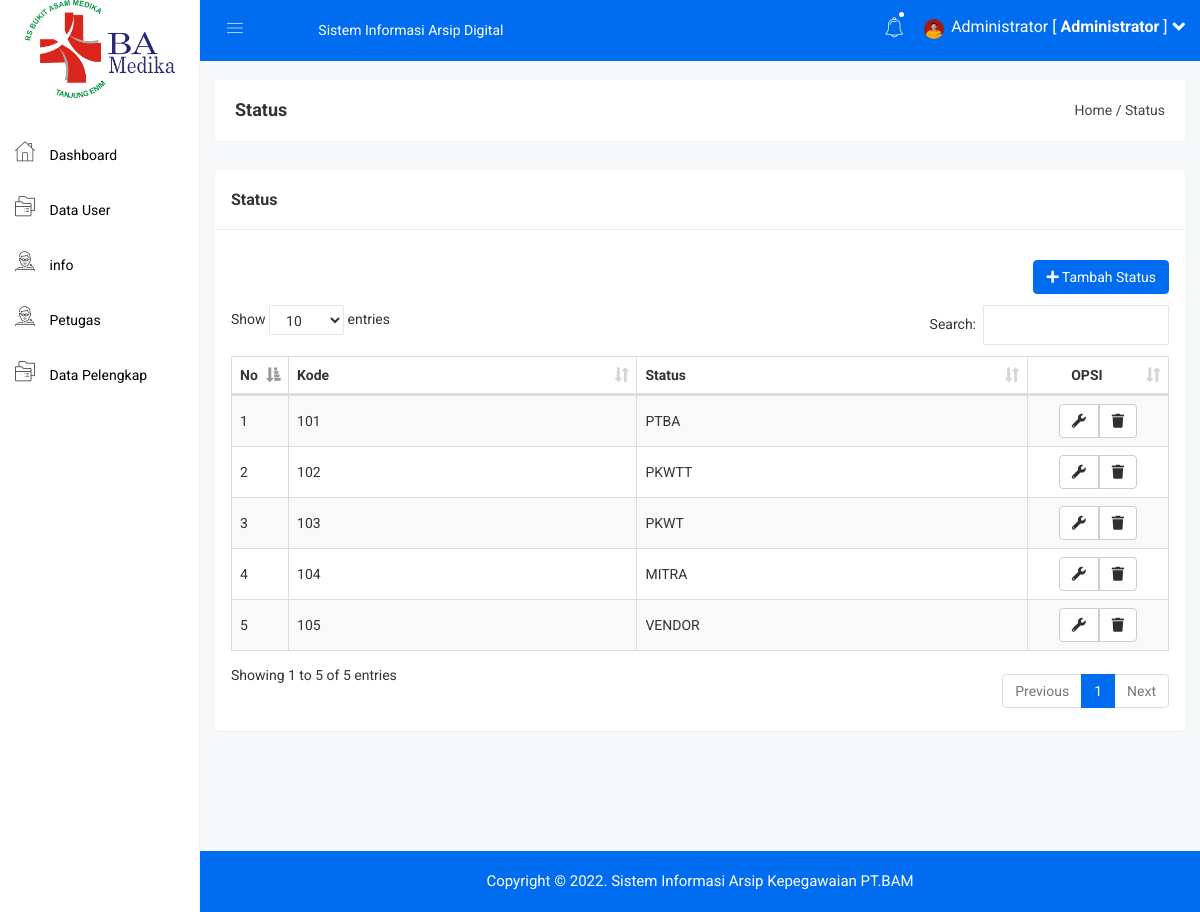
/admin/status.php (signed in), run on the app's committed database.
### tables this page shows
CREATE TABLE `status` (
  `id` int(11) NOT NULL,
  `status` varchar(100) NOT NULL
);

### admin/status.php (the view)
<?php include 'header.php'; ?>
<div class="breadcome-area">
    <div class="container-fluid">
        <div class="row">
            <div class="col-lg-12 col-md-12 col-sm-12 col-xs-12">
                <div class="breadcome-list">
                    <div class="row">
                        <div class="col-lg-6 col-md-6 col-sm-6 col-xs-12">
                            <div class="breadcome-heading">
                                <h4 style="margin-bottom: 0px">Status</h4>
                            </div>
                        </div>
                        <div class="col-lg-6 col-md-6 col-sm-6 col-xs-12">
                            <ul class="breadcome-menu" style="padding-top: 0px">
                                <li><a href="#">Home</a> <span class="bread-slash">/</span></li>
                                <li><span class="bread-blod">Status</span></li>
                            </ul>
                        </div>
                    </div>
                </div>
            </div>
        </div>
    </div>
</div>
<div class="container-fluid">
    <div class="panel panel">
        <div class="panel-heading">
            <h3 class="panel-title">Status</h3>
        </div>
        <div class="panel-body">
            <div class="pull-right">
                <a href="status_tambah.php" class="btn btn-primary"><i class="fa fa-plus"></i> Tambah Status</a>
            </div>
            <br>
            <br>
            <br>
            <table id="table" class="table table-bordered table-striped table-hover table-datatable">
                <thead>
                    <tr>
                        <th width="1%">No</th>
                        <th>Kode</th>
                        <th>Status</th>
                        <th class="text-center" width="15%">OPSI</th>
                    </tr>
                </thead>
                <tbody>
                    <?php
                    include '../koneksi.php';
                    $no = 1;
                    $status = mysqli_query($koneksi,"SELECT * FROM status");
                    while($p = mysqli_fetch_array($status)){
                        ?>
                        <tr>
                            <td><?php echo $no++; ?></td>
                            <td><?php echo $p['id'] ?></td>
                            <td><?php echo $p['status'] ?></td>
                            <td class="text-center">
                                <?php
                                if($p['id'] != 0){
                                    ?>
                                    <div class="btn-group">
                                        <a href="status_edit.php?id=<?php echo $p['id']; ?>" class="btn btn-default"><i class="fa fa-wrench"></i></a>
                                        <a href="status_hapus.php?id=<?php echo $p['id']; ?>" class="btn btn-default"><i class="fa fa-trash"></i></a>
                                    </div>
                                    <?php
                                }
                                ?>
                            </td>
                        </tr>
                        <?php
                    }
                    ?>
                </tbody>
            </table>
        </div>
    </div>
</div>
<?php include 'footer.php'; ?>

### admin/header.php (shortened to what this page needs)
<!doctype html>
<html>
<head>
    <link rel="stylesheet" href="../assets/css/bootstrap.min.css">
    <link rel="stylesheet" href="../assets/css/font-awesome.min.css">
    <link rel="stylesheet" href="../assets/css/owl.carousel.css">
    <link rel="stylesheet" href="../assets/css/owl.theme.css">
    <link rel="stylesheet" href="../assets/css/owl.transitions.css">
    <link rel="stylesheet" href="../assets/css/animate.css">
    <link rel="stylesheet" href="../assets/css/normalize.css">
    <link rel="stylesheet" href="../assets/css/meanmenu.min.css">
    <link rel="stylesheet" href="../assets/css/main.css">
    <link rel="stylesheet" href="../assets/css/educate-custon-icon.css">
    <link rel="stylesheet" href="../assets/css/morrisjs/morris.css">
    <link rel="stylesheet" href="../assets/css/scrollbar/jquery.mCustomScrollbar.min.css">
    <link rel="stylesheet" href="../assets/css/metisMenu/metisMenu.min.css">
    <link rel="stylesheet" href="../assets/css/metisMenu/metisMenu-vertical.css">
    <link rel="stylesheet" href="../assets/css/calendar/fullcalendar.min.css">
    <link rel="stylesheet" href="../assets/css/calendar/fullcalendar.print.min.css">
    <link rel="stylesheet" href="../assets/style.css">
    <link rel="stylesheet" href="../assets/css/responsive.css">
    <link rel="stylesheet" href="../assets/css/style.css">
<link rel="stylesheet" href="https://use.fontawesome.com/releases/v5.7.2/css/all.css">
    <link rel="stylesheet" type="text/css" href="../assets/js/DataTables/datatables.css">
    <?php
    include '../koneksi.php';
    ?>
</head>
<body>
    <div class="left-sidebar-pro">
        <nav id="sidebar" class="">
            <div class="sidebar-header">
                <a href="index.html"><img class="main-logo" src="../assets/img/logo/logobaru.png" height="180" width="150"/></a>
            </div>
            <div class="left-custom-menu-adp-wrap comment-scrollbar">
                <nav class="sidebar-nav left-sidebar-menu-pro" style="margin-top: 30px">
                    <ul class="metismenu" id="menu1">
                        <li class="active">
                            <a href="index.php">
                                <span class="educate-icon educate-home icon-wrap"></span>
                                <span class="mini-click-non">Dashboard</span>
                            </a>
                        </li>
                        <li>
                            <a href="dt_user.php" aria-expanded="false"><span class="educate-icon educate-course icon-wrap sub-icon-mg" aria-hidden="true"></span> <span class="mini-click-non">Data User</span></a>
                        </li>
                        <li>
                            <a href="info.php" aria-expanded="false"><span class="educate-icon educate-professor icon-wrap sub-icon-mg" aria-hidden="true"></span> <span class="mini-click-non">info</span></a>
                        </li>
                        <li class="nav-item has-submenu">
                        <a class="nav-link" href="#"aria-expanded="false"><span class="educate-icon educate-professor icon-wrap sub-icon-mg" aria-hidden="true"></span> <span class="mini-click-non"> Petugas  </a>
                    </li>
                    <li class="nav-item has-submenu">
                        <a class="nav-link" href="#"aria-expanded="false"><span class="educate-icon educate-course icon-wrap sub-icon-mg" aria-hidden="true"></span> <span class="mini-click-non"> Data Pelengkap</span>  </a>
                    </li>
                    </ul>
                </nav>
            </div>
        </nav>
    </div>
    <div class="all-content-wrapper">
        <div class="container-fluid">
            <div class="row">
                <div class="col-lg-12 col-md-12 col-sm-12 col-xs-12">
                    <div class="logo-pro">
                        <a href="index.html"><img class="main-logo" src="../assets/img/logo/logo.png" alt="" /></a>
                    </div>
                </div>
            </div>
        </div>
        <div class="header-advance-area">
            <div class="header-top-area">
                <div class="container-fluid">
                    <div class="row">
                        <div class="col-lg-12 col-md-12 col-sm-12 col-xs-12">
                            <div class="header-top-wraper">
                                <div class="row">
                                    <div class="col-lg-1 col-md-0 col-sm-12 col-xs-12">
                                        <div class="menu-switcher-pro">
                                            <button type="button" id="sidebarCollapse" class="btn bar-button-pro header-drl-controller-btn btn-info navbar-btn">
                                                <i class="educate-icon educate-nav"></i>
                                            </button>
                                        </div>
                                    </div>
                                    <div class="col-lg-5 col-md-6 col-sm-12 col-xs-12">
                                        <div class="header-top-menu tabl-d-n">
                                            <ul class="nav navbar-nav mai-top-nav">
                                                <li class="nav-item"><a href="#" class="nav-link">Sistem Informasi Arsip Digital</a></li>
                                            </ul>
                                        </div>
                                    </div>
                                    <div class="col-lg-6 col-md-6 col-sm-12 col-xs-12">
                                        <div class="header-right-info">
                                            <ul class="nav navbar-nav mai-top-nav header-right-menu">
                                                <li class="nav-item">
                                                    <a href="#" data-toggle="dropdown" role="button" aria-expanded="false" class="nav-link dropdown-toggle"><i class="educate-icon educate-bell" aria-hidden="true"></i><span class="indicator-nt"></span></a>
                                            </li>
                                            <li class="nav-item">
                                                <a href="#" data-toggle="dropdown" role="button" aria-expanded="false" class="nav-link dropdown-toggle">
                                                    <?php
                                                    $id_admin = $_SESSION['id'];
                                                    $profil = mysqli_query($koneksi,"select * from admin where admin_id='$id_admin'");
                                                    $profil = mysqli_fetch_assoc($profil);
                                                    if($profil['admin_foto'] == ""){
                                                      ?>
                                                      <img src="../gambar/sistem/user.png" style="width: 20px;height: 20px">
                                                  <?php }else{ ?>
                                                    <img src="../gambar/admin/<?php echo $profil['admin_foto'] ?>" style="width: 20px;height: 20px">
                                                <?php } ?>
                                                <span class="admin-name"><?php echo $_SESSION['nama']; ?> [ <b>Administrator</b> ]</span>
                                                <i class="fa fa-angle-down edu-icon edu-down-arrow"></i>
                                            </a>
                                        </li>
                                    </ul>
                                </div>
                            </div>
                        </div>
                    </div>
                </div>
            </div>
        </div>
    </div>
</div>

### assets/css/main.css (style rules this page uses)
html { color: #222; font-size: 1em; line-height: 1.4; }
audio, canvas, iframe, img, svg, video { vertical-align: middle; }

### assets/css/metisMenu/metisMenu-vertical.css (style rules this page uses)
.sidebar-nav { background: #fff; }
.sidebar-nav ul { padding: 0; margin: 0; list-style: none; background: #f5f5f5; }
.sidebar-nav .metismenu { background: #fff; display: -webkit-box; display: -ms-flexbox; display: flex; -webkit-box-orient: vertical; -webkit-box-direction: normal; -ms-flex-direction: column; flex-direction: column; }
.sidebar-nav .metismenu li + li { margin-top: 5px; }
.sidebar-nav .metismenu li:last-child { margin-bottom: 5px; }
.sidebar-nav .metismenu > li { display: -webkit-box; display: -ms-flexbox; display: flex; -webkit-box-orient: vertical; -webkit-box-direction: normal; -ms-flex-direction: column; flex-direction: column; position: relative; }
.sidebar-nav .metismenu a { position: relative; display: block; padding: 13px 15px; color: #444; outline-width: 0; transition: all .3s ease-out; font-size:16px; font-weight:400; }
.sidebar-nav .metismenu li .icon-wrap { margin-right:5px; font-size:20px; color:#303030; }
.sidebar-nav .metismenu li .sub-icon-mg { margin-right:5px; font-size:16px; }

### assets/css/style.css (style rules this page uses)
table .btn { margin: 0px !important; }
.btn-primary { background: #006df0; color: white !important; border: 1px solid #006df0; }
.panel-heading { padding: 20px 15px; border-bottom: 1px solid #ececec; }
.sidebar-nav .metismenu a { position: relative; display: block; padding: 13px 15px; color: #000; outline-width: 0; transition: all .3s ease-out; font-size: 14px; font-weight: 400; }
.sidebar-nav .metismenu a > .icon-wrap { font-size: 20px; margin-right: 11px; }
#sidebar { border-right: 1px solid #eee; }
.all-content-wrapper { min-height: 500px; }
td { vertical-align: middle !important; }

### assets/js/DataTables/datatables.css (style rules this page uses)
table.dataTable { clear: both; margin-top: 6px !important; margin-bottom: 6px !important; max-width: none !important; border-collapse: separate !important; }
table.dataTable td, table.dataTable th { -webkit-box-sizing: content-box; box-sizing: content-box; }
table.dataTable thead > tr > th.sorting_asc, table.dataTable thead > tr > th.sorting_desc, table.dataTable thead > tr > th.sorting, table.dataTable thead > tr > td.sorting_asc, table.dataTable thead > tr > td.sorting_desc, table.dataTable thead > tr > td.sorting { padding-right: 30px; }
table.dataTable thead .sorting, table.dataTable thead .sorting_asc, table.dataTable thead .sorting_desc, table.dataTable thead .sorting_asc_disabled, table.dataTable thead .sorting_desc_disabled { cursor: pointer; position: relative; }
table.dataTable thead .sorting:after, table.dataTable thead .sorting_asc:after, table.dataTable thead .sorting_desc:after, table.dataTable thead .sorting_asc_disabled:after, table.dataTable thead .sorting_desc_disabled:after { position: absolute; bottom: 8px; right: 8px; display: block; font-family: 'Glyphicons Halflings'; opacity: 0.5; }
table.dataTable thead .sorting:after { opacity: 0.2; content: "\e150"; }
table.dataTable thead .sorting_asc:after { content: "\e155"; }
table.table-bordered.dataTable th, table.table-bordered.dataTable td { border-left-width: 0; }
table.table-bordered.dataTable th:last-child, table.table-bordered.dataTable th:last-child, table.table-bordered.dataTable td:last-child, table.table-bordered.dataTable td:last-child { border-right-width: 0; }
table.table-bordered.dataTable tbody th, table.table-bordered.dataTable tbody td { border-bottom-width: 0; }

### data on the page
status: id "101", status "PTBA"
status: id "102", status "PKWTT"
status: id "103", status "PKWT"
status: id "104", status "MITRA"
status: id "105", status "VENDOR"

### other printed values
$_SESSION['nama'] "Administrator"
